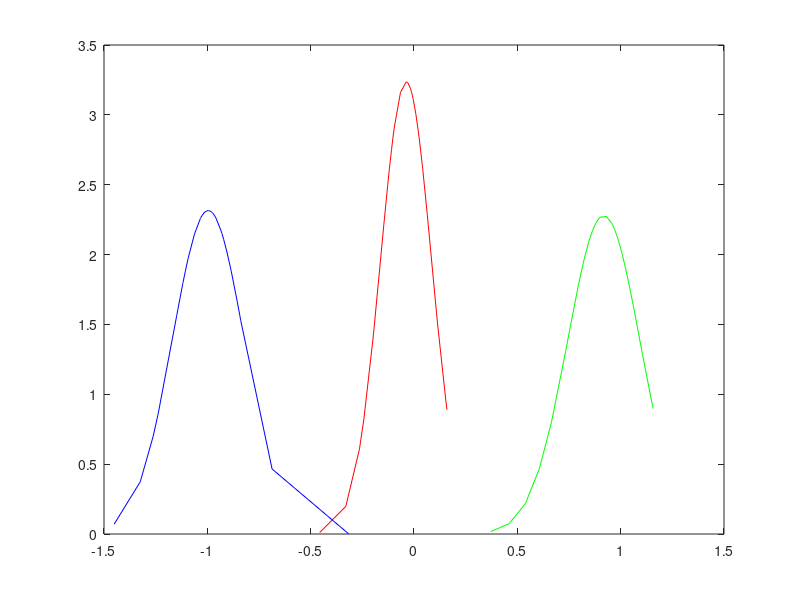

This chart was generated by the following MATLAB code:
x1 = [0.00952791, -0.00445136, 0.0268039, 0.0688081, -0.0295057, -0.0142981, 0.0209689, -0.127497, -0.196539, 0.0267635, -0.0376657, -0.0355257, -0.264174, -0.0179097, 0.0666999, -0.108744, -0.100224, 0.0391703, 0.00859582, 0.11411, -0.15337, -0.14575, -0.119421, 0.0423818, 0.0410582, -0.24246, -0.0338834, -0.0166266, -0.0111718, 0.153801, -0.330016, -0.0653975, -0.095704, 0.108806, -0.456234, 0.00890523, -0.0323672, -0.00395592, -0.0341055, 0.159596, -0.00819644, 0.0642628, 0.0681263];
x1 = sort(x1);
[mu1,sigma1] = normfit(x1);
y1 = normpdf(x1,mu1,sigma1);
x2 = [1.00717, 0.970563, 1.01788, 1.06606, 0.968137, 0.983345, 1.01798, 0.86351, 0.461333, 0.372461, 0.606989, 0.962117, 0.733432, 0.979733, 1.06344, 0.888899, 0.796917, 1.03681, 1.00624, 1.11174, 0.841832, 0.850628, 0.879035, 1.00523, 0.985873, 0.753722, 0.963737, 0.983592, 0.989047, 1.15025, 0.665186, 0.931323, 0.900747, 1.10581, 0.538948, 1.00586, 0.82259, 0.993687, 0.963537, 1.15724, 0.95788, 1.06189, 1.06577];
x2 = sort(x2);
[mu2,sigma2] = normfit(x2);
y2 = normpdf(x2,mu2,sigma2);
x3 = [-0.988189, -0.979844, -0.964686, -0.928433, -1.02722, -1.01202, -0.976075, -1.11858, -0.856743, -0.3161, -0.686689, -1.03324, -1.26188, -1.01563, -0.930026, -1.10646, -0.995497, -0.958547, -0.989121, -0.883598, -1.14791, -1.14206, -1.11762, -0.920646, -0.905178, -1.23858, -1.03157, -1.01685, -1.0114, -0.842618, -1.32455, -1.062, -1.09223, -0.88861, -1.45072, -0.98816, -0.885213, -1.00167, -1.03182, -0.838121, -0.973673, -0.93341, -0.929591];
x3 = sort(x3);
[mu3,sigma3] = normfit(x3);
y3 = normpdf(x3,mu3,sigma3);
plot(x1, y1, 'r', x2, y2, 'g', x3, y3, 'b');
